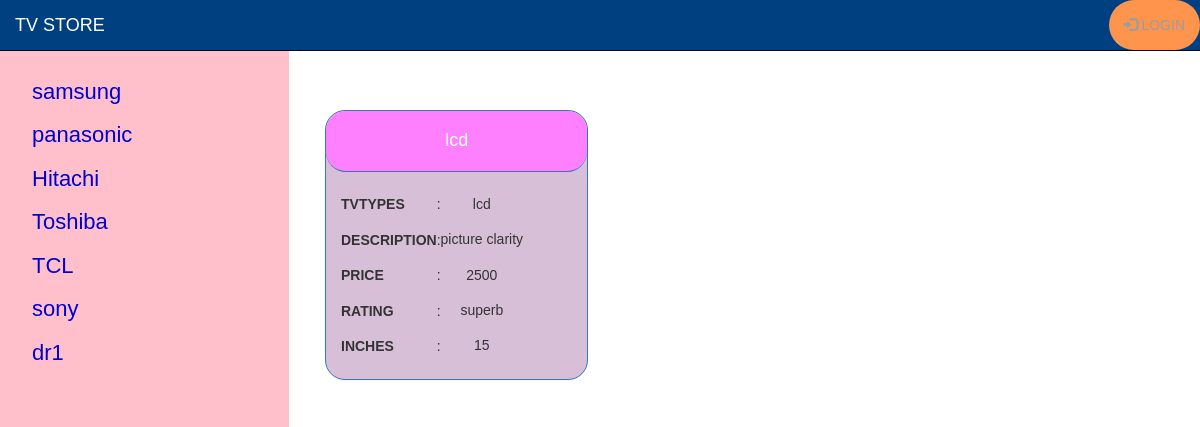
Page /Televisions/1/AllTvCompanys on the committed database.
### database_setup1.py (models this page shows, shortened)
class Television(Base):
    __tablename__ = 'television'
    id = Column(Integer, primary_key=True)
    name = Column(String(333), nullable=False)
    user_id = Column(Integer, ForeignKey('gmailuser.id'))
    gmailuser = relationship(GmailUser, backref="television")

class Tvlist(Base):
    __tablename__ = 'tvlist'
    id = Column(Integer, primary_key=True)
    tvtypes = Column(String(255), nullable=False)
    description = Column(String(555))
    price = Column(String(900))
    rating = Column(String(150))
    inches = Column(String(1000))
    date = Column(DateTime, nullable=False)
    televisionid = Column(Integer, ForeignKey('television.id'))
    television = relationship(
        Television, backref=backref('tvlist', cascade='all, delete'))
    user_id = Column(Integer, ForeignKey('gmailuser.id'))
    gmailuser = relationship(GmailUser, backref="tvlist")

### main1.py (the view)
@app.route('/Televisions/<int:tvid>/AllTvCompanys')
def showTelevision(tvid):
    tvs_tv = session.query(Television).all()
    ttc = session.query(Television).filter_by(id=tvid).one()
    tvcs = session.query(Tvlist).filter_by(televisionid=tvid).all()
    try:
        if login_session['username']:
            return render_template('showTelevision.html', tvs_tv=tvs_tv,
                                   ttc=ttc, tvcs=tvcs,
                                   uname=login_session['username'])
    except:
        return render_template('showTelevision.html',
                               tvs_tv=tvs_tv, ttc=ttc, tvcs=tvcs)

### templates/showTelevision.html (shortened to what this page needs)
{% include 'nav.html' %}
<div class="main">
{% block content %}
<div class="row" style="margin: 10px;">
{% for tvc in tvcs %}
	<div class="col-sm-4 text-center">
		<div class="panel panel-primary" style="background-color:Thistle;border-radius:20px 20px;">
			<div class="panel-heading" style="background-color:#ff80ff;border-radius:20px 20px;">
				<h4>{{ tvc.tvtypes }}</h4>
			</div>
			<div class="panel-body text-center">
				<table style= "border-radius:10px 10px;">
					<tr><th>TVTYPES</th><td>:</td><td><h5>{{ tvc.tvtypes }}</h5></td></tr>
					<tr><th>DESCRIPTION</th><td>:</td><td><h5>{{ tvc.description }}</h5></td></tr>
					<tr><th>PRICE</th><td>:</td><td><h5>{{ tvc.price }}</h5></td></tr>
					<tr><th>RATING</th><td>:</td><td><h5>{{ tvc.rating }}</h5></td></tr>
					<tr><th>INCHES</th><td>:</td><td><h5>{{ tvc.inches }}</h5></td></tr>
				</table>
			</div>
		</div>
	</div>
{% endfor %}
</div>
{% endblock content %}
</div>

### templates/nav.html (shortened to what this page needs)
<!DOCTYPE html>
<html lang="en">
<head>
  <link rel="stylesheet" href="https://maxcdn.bootstrapcdn.com/bootstrap/3.3.7/css/bootstrap.min.css">
</head>
<body>
<nav class="navbar navbar-inverse navbar-fixed-top" style="background-color:#004080;">
  <div class="container-fluid">
    <div class="navbar-header">
      <a class="navbar-brand" href="{{ url_for('home') }}" style="color:white;">TV STORE</a>
    </div>
    <ul class="nav navbar-nav navbar-right">
      {% if 'username' in session %}
            <li><button class="btn btn-warning mr-sm-2" style="margin-top: 5px;background-color:#ff944d;border-radius:10px 10px;"><a href="{{ url_for('addTelevision')}}">ADD Tv CATEGORY</a></button></li>
            <li style="margin: 10px;"><p class="text-primary mr-sm-2" style="color:#ff944d;">{{ session.username }}</p></li>
            <li style="background-color:#ff944d;border-radius:30px;color:white;"><a href="{{ url_for('logout')}}"><span class="glyphicon glyphicon-log-in"></span> LOGOUT</a></li>
      {% else %}
            <li style="background-color:#ff944d;border-radius:30px;color:white;"><a href="{{ url_for('showLogin')}}"><span class="glyphicon glyphicon-log-in"></span> LOGIN</a></li>
      {% endif %}
    </ul>
  </div>
</nav>
<div class="sidenav">
  <table>
      {% for ts in tvs_tv %}
      <tr>
          <td><a href="{{ url_for('showTelevision',tvid=ts.id)}}">{{ts.name}}</a></td>
        </tr>
      {% endfor %}
  </table>
</div>
</body>
</html>

### templates/nav.html (style rules this page uses)
body { font-family: "Trebuchet MS", Helvetica, sans-serif; background-image:url("https://digitalsynopsis.com/wp-content/uploads/2017/02/beautiful-color-gradients-backgrounds-010-winter-neva.png"); background-position: center; background-repeat: no-repeat; background-size: cover; position: relative; }
.sidenav { height: 100%; width: 289px; position: fixed; z-index: 1; top: 51px; left: 0; background-color: pink ; overflow-x: hidden; padding-top: 19px; }
.sidenav a { padding: 6px 6px 6px 32px; text-decoration: none; font-size: 22px; color: mediumblue; display: block; }
.main { margin-left: 300px; }
.panel-heading { background-color:pink; }

### rows in the picture
Television: name "samsung"
Television: name "panasonic"
Television: name "Hitachi"
Television: name "Toshiba"
Television: name "TCL"
Television: name "sony"
Television: name "dr1"
Tvlist: tvtypes "lcd", description "picture clarity", price "2500", rating "superb", inches "15"
